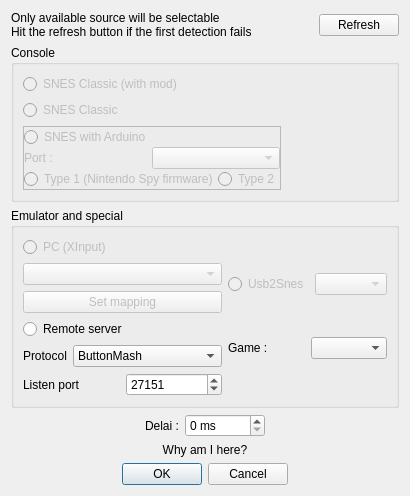
<?xml version="1.0" encoding="UTF-8"?>
<ui version="4.0">
 <class>InputSourceSelector</class>
 <widget class="QDialog" name="InputSourceSelector">
  <property name="geometry">
   <rect>
    <x>0</x>
    <y>0</y>
    <width>398</width>
    <height>365</height>
   </rect>
  </property>
  <property name="windowTitle">
   <string>Input source selector dialog</string>
  </property>
  <layout class="QVBoxLayout" name="verticalLayout_3">
   <item>
    <layout class="QHBoxLayout" name="horizontalLayout_4">
     <item>
      <widget class="QLabel" name="label">
       <property name="text">
        <string>&lt;html&gt;&lt;head/&gt;&lt;body&gt;&lt;p&gt;Only available source will be selectable&lt;br/&gt;Hit the refresh button if the first detection fails&lt;/p&gt;&lt;/body&gt;&lt;/html&gt;</string>
       </property>
      </widget>
     </item>
     <item>
      <spacer name="horizontalSpacer_3">
       <property name="orientation">
        <enum>Qt::Horizontal</enum>
       </property>
       <property name="sizeHint" stdset="0">
        <size>
         <width>40</width>
         <height>20</height>
        </size>
       </property>
      </spacer>
     </item>
     <item>
      <widget class="QPushButton" name="refreshButton">
       <property name="text">
        <string>Refresh</string>
       </property>
      </widget>
     </item>
    </layout>
   </item>
   <item>
    <widget class="QGroupBox" name="groupBox">
     <property name="title">
      <string>Console</string>
     </property>
     <property name="flat">
      <bool>false</bool>
     </property>
     <property name="checkable">
      <bool>false</bool>
     </property>
     <layout class="QVBoxLayout" name="verticalLayout_4">
      <item>
       <widget class="QRadioButton" name="snesClassicStuffRadioButton">
        <property name="enabled">
         <bool>false</bool>
        </property>
        <property name="text">
         <string>SNES Classic (with mod)</string>
        </property>
        <attribute name="buttonGroup">
         <string notr="true">sourceRadioGroup</string>
        </attribute>
       </widget>
      </item>
      <item>
       <widget class="QRadioButton" name="snesClassicRadioButton">
        <property name="enabled">
         <bool>false</bool>
        </property>
        <property name="text">
         <string>SNES Classic</string>
        </property>
        <attribute name="buttonGroup">
         <string notr="true">sourceRadioGroup</string>
        </attribute>
       </widget>
      </item>
      <item>
       <layout class="QHBoxLayout" name="horizontalLayout_7">
        <item>
         <widget class="QFrame" name="frame">
          <property name="frameShape">
           <enum>QFrame::StyledPanel</enum>
          </property>
          <property name="frameShadow">
           <enum>QFrame::Plain</enum>
          </property>
          <layout class="QHBoxLayout" name="horizontalLayout_6">
           <property name="spacing">
            <number>0</number>
           </property>
           <property name="leftMargin">
            <number>0</number>
           </property>
           <property name="topMargin">
            <number>0</number>
           </property>
           <property name="rightMargin">
            <number>0</number>
           </property>
           <property name="bottomMargin">
            <number>0</number>
           </property>
           <item>
            <layout class="QVBoxLayout" name="verticalLayout">
             <item>
              <widget class="QRadioButton" name="arduinoRadioButton">
               <property name="enabled">
                <bool>false</bool>
               </property>
               <property name="text">
                <string>SNES with Arduino</string>
               </property>
               <attribute name="buttonGroup">
                <string notr="true">sourceRadioGroup</string>
               </attribute>
              </widget>
             </item>
             <item>
              <layout class="QHBoxLayout" name="horizontalLayout">
               <item>
                <widget class="QLabel" name="arduinoPortLabel">
                 <property name="enabled">
                  <bool>false</bool>
                 </property>
                 <property name="sizePolicy">
                  <sizepolicy hsizetype="Minimum" vsizetype="Preferred">
                   <horstretch>0</horstretch>
                   <verstretch>0</verstretch>
                  </sizepolicy>
                 </property>
                 <property name="text">
                  <string>Port :</string>
                 </property>
                </widget>
               </item>
               <item>
                <widget class="QComboBox" name="arduinoComComboBox">
                 <property name="enabled">
                  <bool>false</bool>
                 </property>
                </widget>
               </item>
              </layout>
             </item>
             <item>
              <layout class="QHBoxLayout" name="horizontalLayout_2">
               <item>
                <widget class="QRadioButton" name="arduiType1Radio">
                 <property name="enabled">
                  <bool>false</bool>
                 </property>
                 <property name="text">
                  <string>Type 1 (Nintendo Spy firmware)</string>
                 </property>
                 <attribute name="buttonGroup">
                  <string notr="true">arduinoRadioGroup</string>
                 </attribute>
                </widget>
               </item>
               <item>
                <widget class="QRadioButton" name="arduiType2Radio">
                 <property name="enabled">
                  <bool>false</bool>
                 </property>
                 <property name="text">
                  <string>Type 2</string>
                 </property>
                 <attribute name="buttonGroup">
                  <string notr="true">arduinoRadioGroup</string>
                 </attribute>
                </widget>
               </item>
              </layout>
             </item>
            </layout>
           </item>
          </layout>
         </widget>
        </item>
        <item>
         <spacer name="horizontalSpacer_2">
          <property name="orientation">
           <enum>Qt::Horizontal</enum>
          </property>
          <property name="sizeHint" stdset="0">
           <size>
            <width>40</width>
            <height>20</height>
           </size>
          </property>
         </spacer>
        </item>
       </layout>
      </item>
     </layout>
    </widget>
   </item>
   <item>
    <widget class="QGroupBox" name="groupBox_2">
     <property name="title">
      <string>Emulator and special</string>
     </property>
     <layout class="QHBoxLayout" name="horizontalLayout_8">
      <item>
       <layout class="QVBoxLayout" name="verticalLayout_2">
        <item>
         <widget class="QRadioButton" name="xinputRadioButton">
          <property name="enabled">
           <bool>false</bool>
          </property>
          <property name="text">
           <string>PC (XInput) </string>
          </property>
          <attribute name="buttonGroup">
           <string notr="true">sourceRadioGroup</string>
          </attribute>
         </widget>
        </item>
        <item>
         <widget class="QComboBox" name="xinputComboBox">
          <property name="enabled">
           <bool>false</bool>
          </property>
          <property name="sizePolicy">
           <sizepolicy hsizetype="Expanding" vsizetype="Fixed">
            <horstretch>0</horstretch>
            <verstretch>0</verstretch>
           </sizepolicy>
          </property>
         </widget>
        </item>
        <item>
         <widget class="QPushButton" name="mappingButton">
          <property name="enabled">
           <bool>false</bool>
          </property>
          <property name="text">
           <string>Set mapping</string>
          </property>
         </widget>
        </item>
        <item>
         <widget class="QRadioButton" name="remoteRadioButton">
          <property name="text">
           <string>Remote server</string>
          </property>
          <attribute name="buttonGroup">
           <string notr="true">sourceRadioGroup</string>
          </attribute>
         </widget>
        </item>
        <item>
         <layout class="QHBoxLayout" name="remoteProtoLayout">
          <item>
           <widget class="QLabel" name="remoteProtoLabel">
            <property name="text">
             <string>Protocol</string>
            </property>
           </widget>
          </item>
          <item>
           <widget class="QComboBox" name="remoteProtocolCombo">
            <item>
             <property name="text">
              <string>ButtonMash</string>
             </property>
            </item>
            <item>
             <property name="text">
              <string>RetroArchRemotePad</string>
             </property>
            </item>
           </widget>
          </item>
         </layout>
        </item>
        <item>
         <layout class="QHBoxLayout" name="remotePortLayout">
          <item>
           <widget class="QLabel" name="remotePortLabel">
            <property name="text">
             <string>Listen port</string>
            </property>
           </widget>
          </item>
          <item>
           <widget class="QSpinBox" name="remotePortSpin">
            <property name="maximum">
             <number>65535</number>
            </property>
            <property name="minimum">
             <number>1</number>
            </property>
            <property name="value">
             <number>27151</number>
            </property>
           </widget>
          </item>
         </layout>
        </item>
       </layout>
      </item>
      <item>
       <spacer name="horizontalSpacer">
        <property name="orientation">
         <enum>Qt::Horizontal</enum>
        </property>
        <property name="sizeHint" stdset="0">
         <size>
          <width>40</width>
          <height>20</height>
         </size>
        </property>
       </spacer>
      </item>
      <item>
       <layout class="QVBoxLayout" name="verticalLayout_5">
        <item>
         <layout class="QHBoxLayout" name="horizontalLayout_3">
          <item>
           <widget class="QRadioButton" name="usb2snesRadioButton">
            <property name="enabled">
             <bool>false</bool>
            </property>
            <property name="text">
             <string>Usb2Snes</string>
            </property>
            <attribute name="buttonGroup">
             <string notr="true">sourceRadioGroup</string>
            </attribute>
           </widget>
          </item>
          <item>
           <widget class="QComboBox" name="usb2snesComboBox">
            <property name="enabled">
             <bool>false</bool>
            </property>
           </widget>
          </item>
         </layout>
        </item>
        <item>
         <layout class="QHBoxLayout" name="horizontalLayout_5">
          <item>
           <widget class="QLabel" name="usb2gameLabel">
            <property name="text">
             <string>Game :</string>
            </property>
           </widget>
          </item>
          <item>
           <widget class="QComboBox" name="usb2gameComboBox"/>
          </item>
         </layout>
        </item>
       </layout>
      </item>
     </layout>
    </widget>
   </item>
   <item>
    <layout class="QHBoxLayout" name="horizontalLayout_9">
     <item>
      <spacer name="horizontalSpacer_4">
       <property name="orientation">
        <enum>Qt::Horizontal</enum>
       </property>
       <property name="sizeHint" stdset="0">
        <size>
         <width>40</width>
         <height>20</height>
        </size>
       </property>
      </spacer>
     </item>
     <item>
      <widget class="QLabel" name="label_2">
       <property name="text">
        <string>Delai :</string>
       </property>
      </widget>
     </item>
     <item>
      <widget class="QSpinBox" name="delaiSpinBox">
       <property name="suffix">
        <string> ms</string>
       </property>
       <property name="maximum">
        <number>10000</number>
       </property>
      </widget>
     </item>
     <item>
      <spacer name="horizontalSpacer_5">
       <property name="orientation">
        <enum>Qt::Horizontal</enum>
       </property>
       <property name="sizeHint" stdset="0">
        <size>
         <width>40</width>
         <height>20</height>
        </size>
       </property>
      </spacer>
     </item>
    </layout>
   </item>
   <item>
    <widget class="QLabel" name="infoLabel">
     <property name="text">
      <string>Why am I here?</string>
     </property>
     <property name="alignment">
      <set>Qt::AlignCenter</set>
     </property>
    </widget>
   </item>
   <item>
    <widget class="QDialogButtonBox" name="buttonBox">
     <property name="standardButtons">
      <set>QDialogButtonBox::Cancel|QDialogButtonBox::Ok</set>
     </property>
     <property name="centerButtons">
      <bool>true</bool>
     </property>
    </widget>
   </item>
  </layout>
 </widget>
 <resources/>
 <connections/>
 <buttongroups>
  <buttongroup name="sourceRadioGroup"/>
  <buttongroup name="arduinoRadioGroup"/>
 </buttongroups>
</ui>
